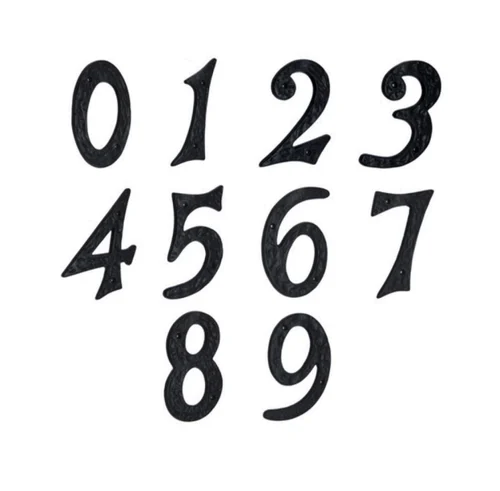
#> input picture erosian & dilation/0to9.jpg, 500 x 491 px
$ jupyter execute 'erosion&dilation.ipynb'
#> lines starting #> are read from the running program, lines starting #| are printed output that depends on the picture
[cell 1]
#Erosian & dilation
import cv2
import numpy as np
import matplotlib.pyplot as plt

# Loading image
img = cv2.imread('0to9.jpg', 0)
#> img: shape (491, 500); min 0, max 255, mean 225.9
img = cv2.bitwise_not(img)
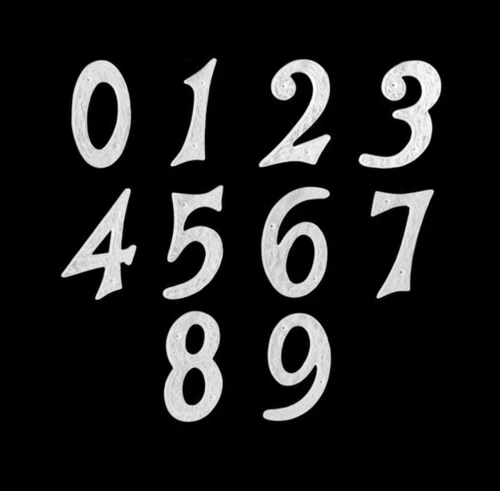
#> img: shape (491, 500); min 0, max 255, mean 29.1

# Defining a kernel
kernel = np.ones((3, 3), np.uint8)

# Applying erosion
erosion = cv2.erode(img, kernel, iterations=1)
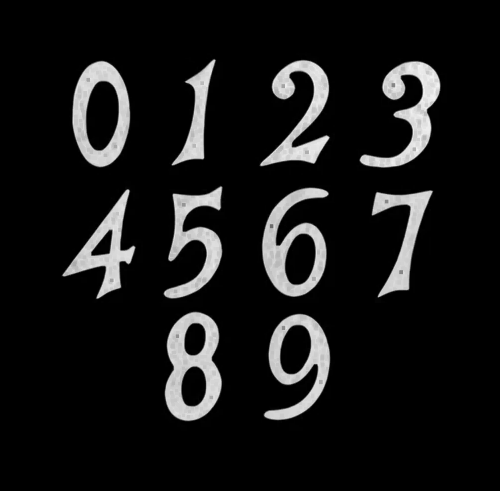
#> erosion: shape (491, 500); min 0, max 249, mean 23.2

# Applying dilation
dilation = cv2.dilate(img, kernel, iterations=1)
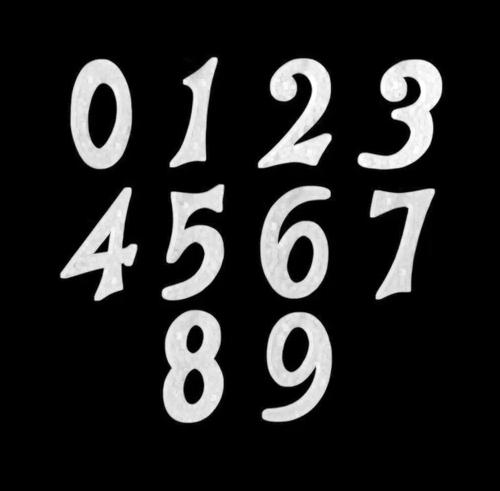
#> dilation: shape (491, 500); min 0, max 255, mean 35.2

# Displaying the images
plt.subplot(1, 3, 1), plt.imshow(img, cmap='gray'), plt.title('Source'), plt.axis('off')
plt.subplot(1, 3, 2), plt.imshow(erosion, cmap='gray'), plt.title('Erode effect'), plt.axis('off')
plt.subplot(1, 3, 3), plt.imshow(dilation, cmap='gray'), plt.title('Dilate effect'), plt.axis('off')
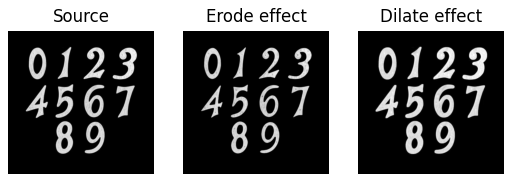
#> figure drawn by matplotlib, 3 panels
